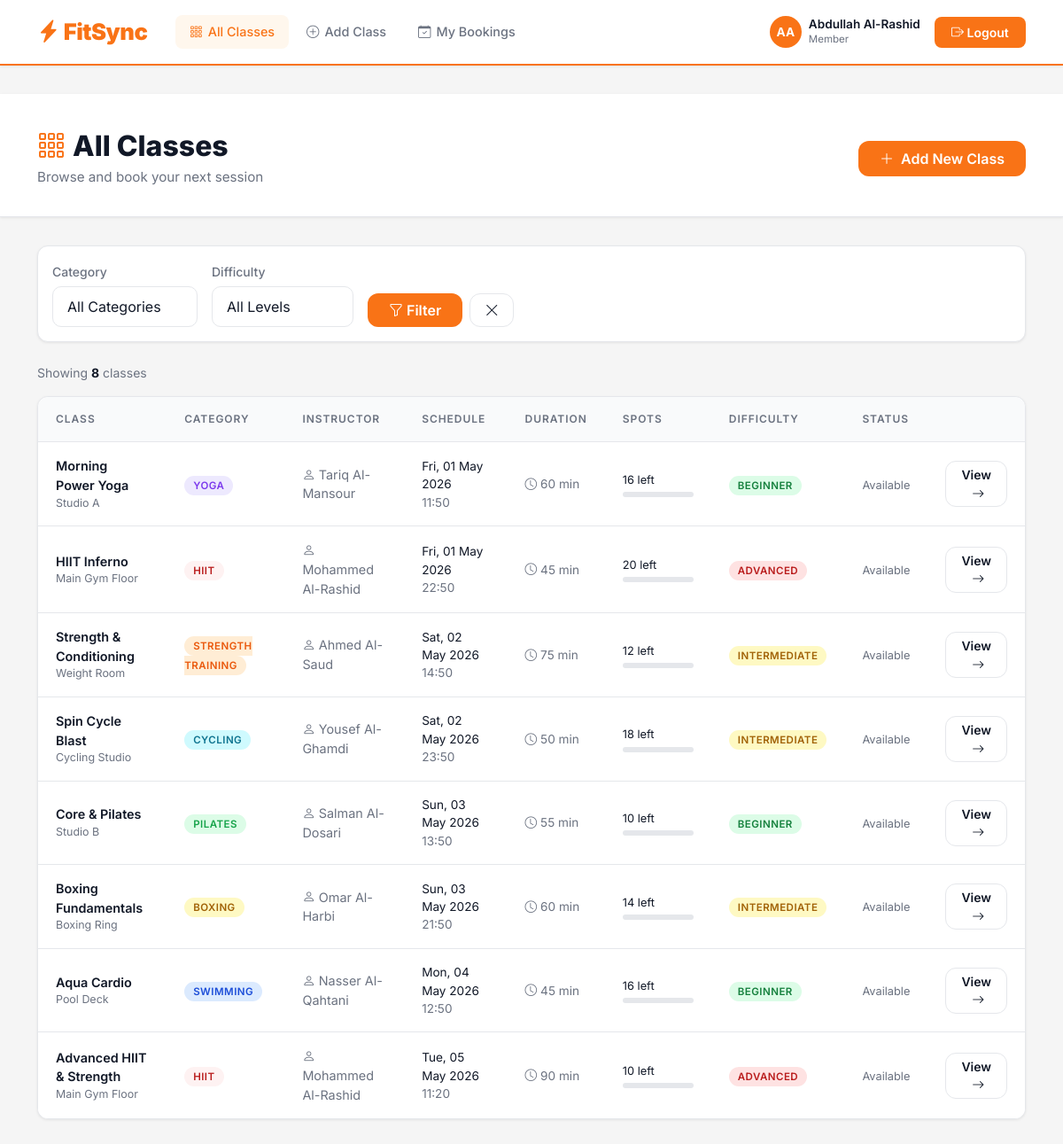
Screenshot of / (signed in) with the database file from the repository.
### gym_app/models.py (models this page shows, shortened)
class GymClass(models.Model):
    CATEGORY_CHOICES = [
        ('yoga', 'Yoga'),
        ('cardio', 'Cardio'),
        ('strength', 'Strength Training'),
        ('pilates', 'Pilates'),
        ('hiit', 'HIIT'),
        ('cycling', 'Cycling'),
        ('swimming', 'Swimming'),
        ('boxing', 'Boxing'),
    ]
    DIFFICULTY_CHOICES = [
        ('beginner', 'Beginner'),
        ('intermediate', 'Intermediate'),
        ('advanced', 'Advanced'),
    ]
    name = models.CharField(max_length=200)
    description = models.TextField()
    instructor = models.CharField(max_length=100)
    category = models.CharField(max_length=50, choices=CATEGORY_CHOICES, default='cardio')
    schedule = models.DateTimeField()
    duration = models.PositiveIntegerField(help_text='Duration in minutes')
    capacity = models.PositiveIntegerField()
    location = models.CharField(max_length=200)
    difficulty = models.CharField(max_length=20, choices=DIFFICULTY_CHOICES, default='intermediate')
    created_at = models.DateTimeField(auto_now_add=True)
    members = models.ManyToManyField(
        User,
        through='Booking',
        blank=True,
        related_name='gym_classes',
    )
    class Meta:
        ordering = ['schedule']
    def spots_remaining(self):
        return self.capacity - self.booking_set.count()
    def booking_count(self):
        return self.booking_set.count()
    def is_full(self):
        return self.booking_set.count() >= self.capacity

### gym_app/views.py (the view)
# urls.py: path('', views.class_list_view, name='class_list'),
@login_required(login_url='login')
def class_list_view(request):
    category_filter = request.GET.get('category', '')
    difficulty_filter = request.GET.get('difficulty', '')
    classes = GymClass.objects.all()
    if category_filter:
        classes = classes.filter(category=category_filter)
    if difficulty_filter:
        classes = classes.filter(difficulty=difficulty_filter)
    classes = classes.order_by('schedule')
    user_booked_ids = set(
        Booking.objects.filter(user=request.user).values_list('gym_class_id', flat=True)
    )
    categories = GymClass.CATEGORY_CHOICES
    difficulties = GymClass.DIFFICULTY_CHOICES
    return render(request, 'gym_app/class_list.html', {
        'classes': classes,
        'user_booked_ids': user_booked_ids,
        'categories': categories,
        'difficulties': difficulties,
        'category_filter': category_filter,
        'difficulty_filter': difficulty_filter,
    })

### gym_app/templates/gym_app/class_list.html (shortened to what this page needs)
{% extends 'gym_app/base.html' %}
{% block content %}
<div class="fs-page-header">
  <div class="container">
    <div class="d-flex flex-column flex-md-row align-items-md-center justify-content-between gap-3">
      <div>
        <h1 class="fade-in-up"><i class="bi bi-grid-3x3-gap me-2 text-fire"></i>All Classes</h1>
        <p class="fade-in-up">Browse and book your next session</p>
      </div>
      {% if user.is_staff %}
      <a href="{% url 'class_add' %}" class="btn btn-fs-primary px-4 py-2 fade-in-up" id="btn-add-class-top">
        <i class="bi bi-plus-lg me-2"></i>Add New Class
      </a>
      {% endif %}
    </div>
  </div>
</div>
<div class="container">
  <form method="get" action="{% url 'class_list' %}" id="filter-form" class="mb-4">
    <div class="fs-card p-3 d-flex flex-wrap gap-3 align-items-end">
      <div>
        <label class="form-label">Category</label>
        <select name="category" class="form-select" style="min-width:160px;" id="filter-category">
          <option value="">All Categories</option>
        </select>
      </div>
      <div>
        <label class="form-label">Difficulty</label>
        <select name="difficulty" class="form-select" style="min-width:160px;" id="filter-difficulty">
          <option value="">All Levels</option>
        </select>
      </div>
      <div class="d-flex gap-2">
        <button type="submit" class="btn btn-fs-primary px-4" id="btn-filter-apply">
          <i class="bi bi-funnel me-1"></i>Filter
        </button>
        <a href="{% url 'class_list' %}" class="btn btn-fs-outline px-3" id="btn-filter-clear">
          <i class="bi bi-x-lg"></i>
        </a>
      </div>
    </div>
  </form>
  <div class="d-flex align-items-center justify-content-between mb-3">
    <span style="color:var(--fs-muted); font-size:0.875rem;">
      Showing <strong style="color:var(--fs-text);">{{ classes|length }}</strong> class{{ classes|length|pluralize:"es" }}
    </span>
  </div>
  {% if classes %}
  <div class="fs-card overflow-hidden fade-in-up" id="classes-table-wrapper">
    <table class="fs-table" id="classes-table">
      <thead>
        <tr>
          <th>Class</th>
          <th>Category</th>
          <th>Instructor</th>
          <th>Schedule</th>
          <th>Duration</th>
          <th>Spots</th>
          <th>Difficulty</th>
          <th>Status</th>
          <th></th>
        </tr>
      </thead>
      <tbody>
        {% for class in classes %}
        <tr id="class-row-{{ class.pk }}">
          <td>
            <div style="font-weight:600;">{{ class.name }}</div>
            <div style="font-size:0.78rem; color:var(--fs-muted);">{{ class.location }}</div>
          </td>
          <td>
            <span class="badge-cat cat-{{ class.category }}">{{ class.get_category_display }}</span>
          </td>
          <td style="color:var(--fs-muted);">
            <i class="bi bi-person me-1"></i>{{ class.instructor }}
          </td>
          <td style="font-size:0.85rem;">
            <div>{{ class.schedule|date:"D, d M Y" }}</div>
            <div style="color:var(--fs-muted);">{{ class.schedule|date:"H:i" }}</div>
          </td>
          <td style="color:var(--fs-muted); font-size:0.85rem;">
            <i class="bi bi-clock me-1"></i>{{ class.duration }} min
          </td>
          <td>
            <div class="capacity-bar" style="min-width:80px;">
              <div style="font-size:0.8rem; margin-bottom:4px;">
                {% if class.is_full %}
                  <span style="color:#fca5a5;">Full</span>
                {% else %}
                  <span>{{ class.spots_remaining }} left</span>
                {% endif %}
              </div>
              <div class="progress">
              </div>
            </div>
          </td>
          <td>
            <span class="badge-cat diff-{{ class.difficulty }}">{{ class.get_difficulty_display }}</span>
          </td>
          <td>
            {% if class.pk in user_booked_ids %}
              <span style="color:var(--fs-success); font-size:0.8rem; font-weight:600;">
                <i class="bi bi-check-circle-fill"></i> Booked
              </span>
            {% elif class.is_full %}
              <span style="color:var(--fs-muted); font-size:0.8rem;">
                <i class="bi bi-x-circle"></i> Full
              </span>
            {% else %}
              <span style="color:var(--fs-muted); font-size:0.8rem;">Available</span>
            {% endif %}
          </td>
          <td>
            <a href="{% url 'class_detail' class.pk %}" class="btn btn-fs-outline btn-sm px-3"
               id="btn-view-class-{{ class.pk }}">
              View <i class="bi bi-arrow-right ms-1"></i>
            </a>
          </td>
        </tr>
        {% endfor %}
      </tbody>
    </table>
  </div>
  {% endif %}
</div>
{% endblock %}

### gym_app/templates/gym_app/base.html (shortened to what this page needs)
<!DOCTYPE html>
<html lang="en">
<head>
  <link href="https://cdn.jsdelivr.net/npm/bootstrap@5.3.3/dist/css/bootstrap.min.css" rel="stylesheet" />
  <link href="https://cdn.jsdelivr.net/npm/bootstrap-icons@1.11.3/font/bootstrap-icons.min.css" rel="stylesheet" />
</head>
<body>
  <nav class="fs-navbar navbar navbar-expand-lg" id="main-navbar">
    <div class="container">
      <a class="navbar-brand" href="{% url 'class_list' %}" id="nav-brand">
        <i class="bi bi-lightning-charge-fill"></i> FitSync
      </a>
      <div class="collapse navbar-collapse" id="navbarContent">
        <ul class="navbar-nav me-auto ms-3 gap-1">
          <li class="nav-item">
            <a class="nav-link {% if request.resolver_match.url_name == 'class_list' %}active{% endif %}"
              href="{% url 'class_list' %}" id="nav-classes">
              <i class="bi bi-grid-3x3-gap"></i>All Classes
            </a>
          </li>
          {% if user.is_staff %}
          <li class="nav-item">
            <a class="nav-link {% if request.resolver_match.url_name == 'class_add' %}active{% endif %}"
              href="{% url 'class_add' %}" id="nav-add-class">
              <i class="bi bi-plus-circle"></i>Add Class
            </a>
          </li>
          {% endif %}
          <li class="nav-item">
            <a class="nav-link {% if request.resolver_match.url_name == 'my_bookings' %}active{% endif %}"
              href="{% url 'my_bookings' %}" id="nav-my-bookings">
              <i class="bi bi-calendar-check"></i>My Bookings
            </a>
          </li>
        </ul>
        <div class="d-flex align-items-center gap-3">
          {% if user.is_authenticated %}
          <div class="d-flex align-items-center gap-2" id="nav-user-info">
            <div class="fs-avatar">{{ user.first_name|first|upper }}{{ user.last_name|first|upper }}</div>
            <div class="d-none d-lg-block">
              <div style="font-size:0.85rem; font-weight:600; line-height:1.2; color:var(--fs-text);">
                {{ user.get_full_name|default:user.username }}
              </div>
              <div style="font-size:0.72rem; color:var(--fs-muted);">Member</div>
            </div>
          </div>
          <a href="{% url 'logout' %}" class="fs-btn-fire btn btn-sm" id="nav-logout">
            <i class="bi bi-box-arrow-right"></i> Logout
          </a>
          {% endif %}
        </div>
      </div>
    </div>
  </nav>
  <main class="fs-main" id="main-content">
    {% block content %}{% endblock %}
  </main>
</body>
</html>

### rows the page displays
GymClass: name "Morning Power Yoga", location "Studio A", category "YOGA", instructor "Tariq Al-Mansour", schedule "Fri, 01 May 2026", schedule "11:50", duration "60", spots_remaining "16", difficulty "BEGINNER", shows "Available"
GymClass: name "HIIT Inferno", location "Main Gym Floor", category "HIIT", instructor "Mohammed Al-Rashid", schedule "Fri, 01 May 2026", schedule "22:50", duration "45", spots_remaining "20", difficulty "ADVANCED", shows "Available"
GymClass: name "Strength & Conditioning", location "Weight Room", category "STRENGTH TRAINING", instructor "Ahmed Al-Saud", schedule "Sat, 02 May 2026", schedule "14:50", duration "75", spots_remaining "12", difficulty "INTERMEDIATE", shows "Available"
GymClass: name "Spin Cycle Blast", location "Cycling Studio", category "CYCLING", instructor "Yousef Al-Ghamdi", schedule "Sat, 02 May 2026", schedule "23:50", duration "50", spots_remaining "18", difficulty "INTERMEDIATE", shows "Available"
GymClass: name "Core & Pilates", location "Studio B", category "PILATES", instructor "Salman Al-Dosari", schedule "Sun, 03 May 2026", schedule "13:50", duration "55", spots_remaining "10", difficulty "BEGINNER", shows "Available"
GymClass: name "Boxing Fundamentals", location "Boxing Ring", category "BOXING", instructor "Omar Al-Harbi", schedule "Sun, 03 May 2026", schedule "21:50", duration "60", spots_remaining "14", difficulty "INTERMEDIATE", shows "Available"
GymClass: name "Aqua Cardio", location "Pool Deck", category "SWIMMING", instructor "Nasser Al-Qahtani", schedule "Mon, 04 May 2026", schedule "12:50", duration "45", spots_remaining "16", difficulty "BEGINNER", shows "Available"
GymClass: name "Advanced HIIT & Strength", location "Main Gym Floor", category "HIIT", instructor "Mohammed Al-Rashid", schedule "Tue, 05 May 2026", schedule "11:20", duration "90", spots_remaining "10", difficulty "ADVANCED", shows "Available"

### other values shown
{{ user.first_name|first|upper }} "A"
{{ user.last_name|first|upper }} "A"
{{ user.get_full_name|default:user.username }} "Abdullah Al-Rashid"
{{ classes|length }} "8"
